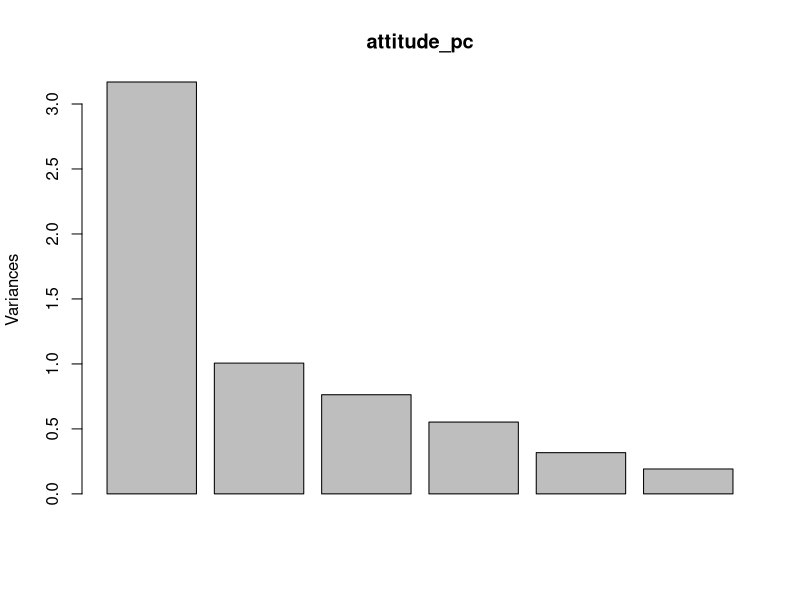
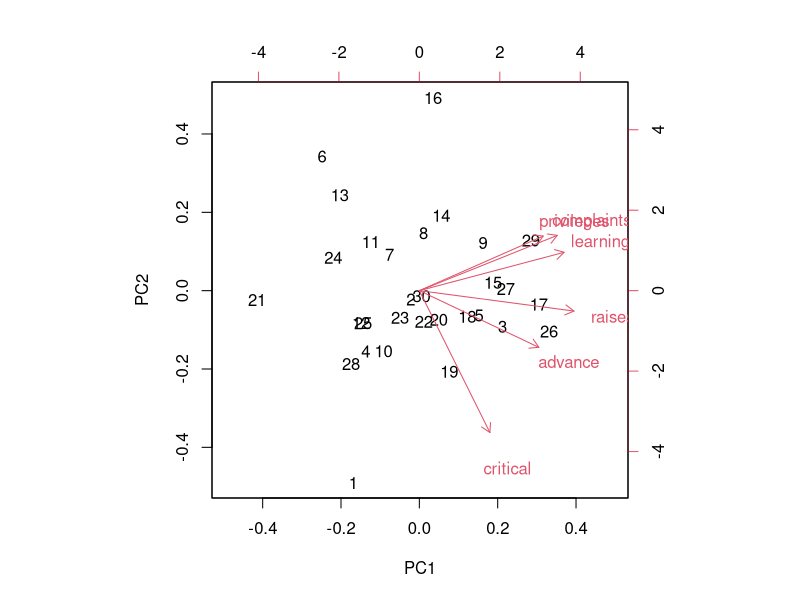
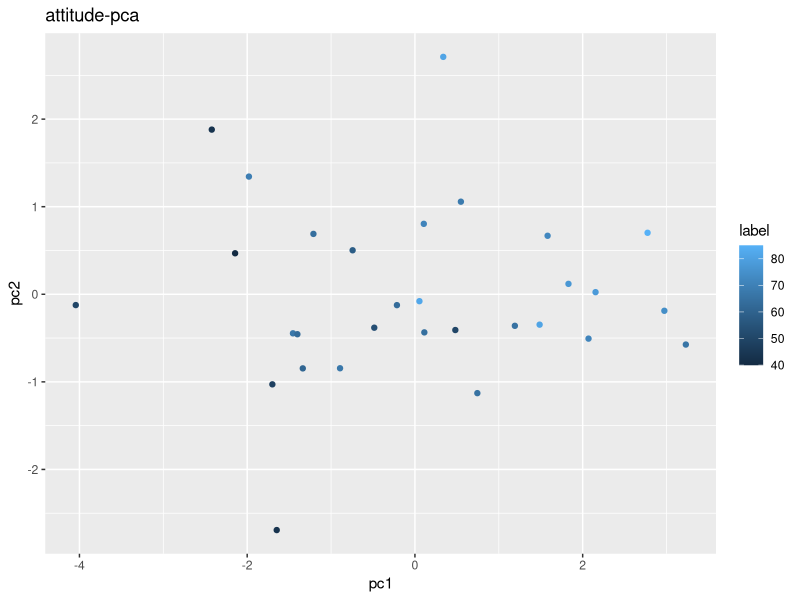

These figures' R source, in order:
library(ggplot2)

# attitude : Attitudes Toward Supervisors
# Y	    rating	numeric	Overall rating
# X[1]	complaints	numeric	Handling of employee complaints
# X[2]	privileges	numeric	Does not allow special privileges
# X[3]	learning	numeric	Opportunity to learn
# X[4]	raises	numeric	Raises based on performance
# X[5]	critical	numeric	Too critical
# X[6]	advancel	numeric	Advancement

tibble::glimpse(attitude)
# Observations: 30
# Variables: 7
# $ rating     <dbl> 43, 63, 71, 61, 81, 43, 58, 71, 72, 67, 64, 67, 69, 68, 77, 8...
# $ complaints <dbl> 51, 64, 70, 63, 78, 55, 67, 75, 82, 61, 53, 60, 62, 83, 77, 9...
# $ privileges <dbl> 30, 51, 68, 45, 56, 49, 42, 50, 72, 45, 53, 47, 57, 83, 54, 5...
# $ learning   <dbl> 39, 54, 69, 47, 66, 44, 56, 55, 67, 47, 58, 39, 42, 45, 72, 7...
# $ raises     <dbl> 61, 63, 76, 54, 71, 54, 66, 70, 71, 62, 58, 59, 55, 59, 79, 6...
# $ critical   <dbl> 92, 73, 86, 84, 83, 49, 68, 66, 83, 80, 67, 74, 63, 77, 77, 5...
# $ advance    <dbl> 45, 47, 48, 35, 47, 34, 35, 41, 31, 41, 34, 41, 25, 35, 46, 3...

attitude_pc <- prcomp(attitude[,-1], scale = TRUE)

# 各主成分の標準偏差, 寄与率, 累積寄与率
summary(attitude_pc)
# Importance of components:
#                           PC1    PC2    PC3     PC4     PC5     PC6     PC7
# Standard deviation     1.9278 1.0681 0.9204 0.78286 0.56892 0.46747 0.37475
# Proportion of Variance 0.5309 0.1630 0.1210 0.08755 0.04624 0.03122 0.02006
# Cumulative Proportion  0.5309 0.6939 0.8149 0.90248 0.94872 0.97994 1.00000

# Rotation : 各主成分の固有ベクトル (合成変数の意味)
attitude_pc$rotation
# PC1        PC2         PC3        PC4        PC5
# complaints 0.5090589 -0.1415816  0.04991461  0.7029582  0.4734681
# privileges 0.4352465 -0.2315203 -0.83038342 -0.1716099 -0.1948647
# learning   0.4843209 -0.2397377  0.37479163 -0.6645630  0.3547484
# raises     0.5150975  0.1559771  0.37358608  0.1328045 -0.7437352
# critical   0.2269964  0.9189940 -0.16714239 -0.1308392  0.2426256

# the proportion of the total variation
screeplot(attitude_pc)

# 主成分得点
biplot(attitude_pc, choices = c(1, 2))

pc <- data.frame(pc1 = attitude_pc$x[,1],
                 pc2 = attitude_pc$x[,2],
                 label = attitude$rating)

g <- ggplot(pc, aes(x = pc1, y = pc2)) +
  geom_point(aes(colour = label), alpha = 1) +
  labs(title = "attitude-pca", x = "pc1", y = "pc2")
plot(g)
